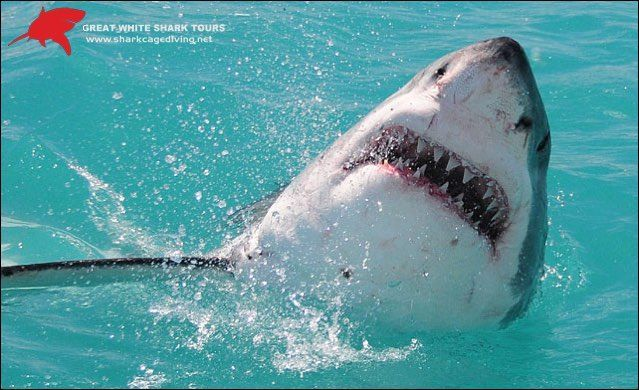
%> input picture matlab_code/images/shark.jpg, 639 x 390 px
$ octave seamless_cloning_single.m   (GNU Octave 9; MATLAB toolbox functions it lacks are replaced by stand-ins)
%> lines starting %> are read from the running program, lines starting %| are printed output that depends on the picture
clear all;
close all;
%% Inputs

background_img = imread('images/shark.jpg');
%> background_img is the input picture: size 390x639x3 uint8; mean R, G, B 87.3, 153.8, 161.1
border_img = imread('images/waves.jpeg');
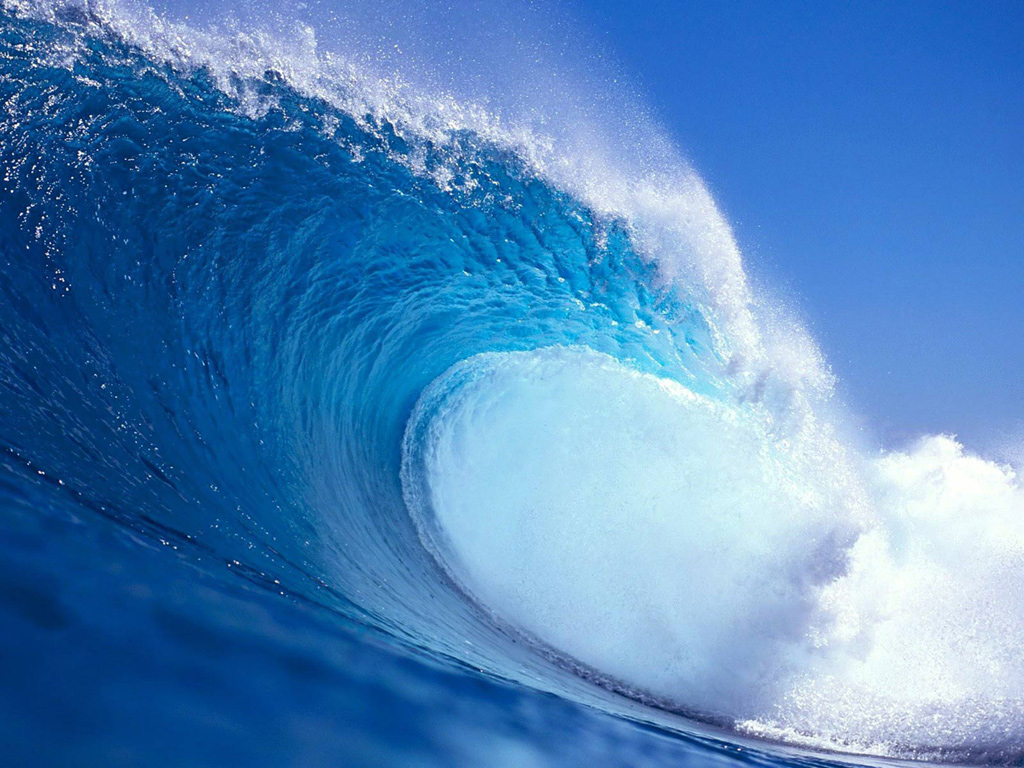
%> input picture matlab_code/images/waves.jpeg, 1024 x 768 px
%> border_img is the input picture: size 768x1024x3 uint8; mean R, G, B 81.7, 133.8, 187.4
background_img = imread('images/kolla.jpg');
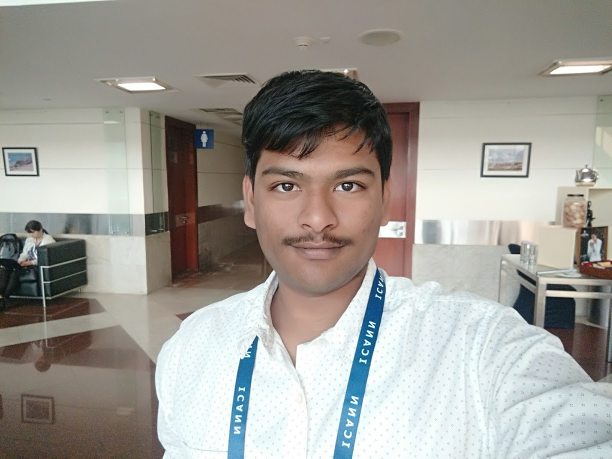
%> input picture matlab_code/images/kolla.jpg, 1223 x 917 px (shown at 1/2 size)
%> background_img is the input picture: size 917x1223x3 uint8; mean R, G, B 159.3, 156.7, 150.5
border_img = imread('images/obama.jpg');
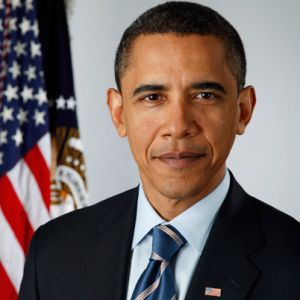
%> input picture matlab_code/images/obama.jpg, 300 x 300 px
%> border_img is the input picture: size 300x300x3 uint8; mean R, G, B 116.3, 102.3, 100
%background_img = imresize(background_img,0.5);
% border_img = imresize(border_img,0.5);
[m, n, x] = size(background_img);
%> m = 917; n = 1223; x = 3
%% Select area in the background image

f1 = figure;
imshow(background_img);
%> (the run ends here)
